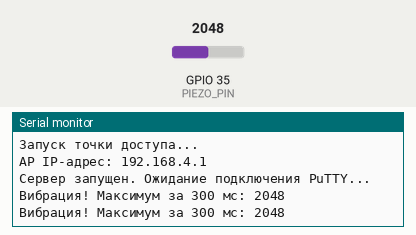
Bench run of a sketch on a simulated ESP32. Parts: the last lines printed to the serial monitor. The test bench sets the inputs (shaded band); at power-on: GPIO 35 (PIEZO_PIN) = 2048.

Above: at 1.2 s.
1.3 s: GPIO 35 (PIEZO_PIN) set to 3973
At 1.61 s:
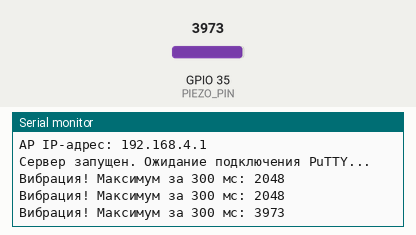
2.8 s: GPIO 35 (PIEZO_PIN) set to 4039
At 3.2 s:
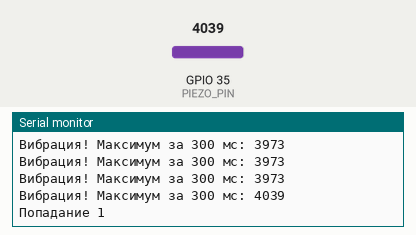
Timing chart, 0 to 5.8 s (numbered marks = the images above; inputs shaded):
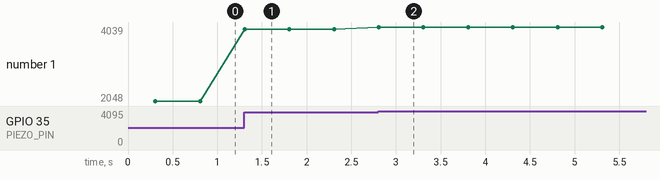

The sketch:

piezo.ino
```cpp
#include <WiFi.h>

// Определение пина и параметров замера
const int PIEZO_PIN = 35;
const unsigned long MEASUREMENT_WINDOW = 300;
const int TRIGGER_THRESHOLD = 50;

int target = 0;
String message_cnt = "";

// Настройки Wi-Fi точки доступа
const char *ssid = "Gong_Target_ESP32"; // Имя сети Wi-Fi
const char *password = "12345678";       // Пароль (минимум 8 символов)

// Настройка TCP-сервера на порту 23 (стандартный порт Telnet)
WiFiServer server(23);
WiFiClient client;

void setup() {
  Serial.begin(115200);
  // pinMode(PIEZO_PIN, INPUT);
  analogSetPinAttenuation(PIEZO_PIN, ADC_11db);
  // Настройка ESP32 как точки доступа
  Serial.println("Запуск точки доступа...");
  WiFi.softAP(ssid, password);

  // По умолчанию IP-адрес ESP32 в режиме AP: 192.168.4.1
  IPAddress IP = WiFi.softAPIP();
  Serial.print("AP IP-адрес: ");
  Serial.println(IP);

  // Запуск TCP-сервера
  server.begin();
  Serial.println("Сервер запущен. Ожидание подключения PuTTY...");
}

void loop() {
  // Проверяем, подключился ли новый клиент (PuTTY)
  if (!client || !client.connected()) {
    client = server.available();
    if (client) {
      Serial.println("PuTTY успешно подключен!");
      client.println("--- Соединение установлено. Ожидание попаданий ---");
    }
  }

  // Считываем текущее значение с датчика
  int currentValue = analogRead(PIEZO_PIN);

  // Если сигнал превысил порог, фиксируем начало удара
  if (currentValue > TRIGGER_THRESHOLD) {
    int maxValue = currentValue;
    unsigned long startTime = millis();

    // Цикл поиска максимума в течение 100 миллисекунд
    while (millis() - startTime < MEASUREMENT_WINDOW) {
      int sensorValue = analogRead(PIEZO_PIN);
      if (sensorValue > maxValue) {
        maxValue = sensorValue;
      }
    }

    // Формируем строку для отправки
    String message = "Вибрация! Максимум за 300 мс: " + String(maxValue);

    // Вывод в локальную консоль ESP32 (через USB)
    Serial.println(message);

    // Поверяем что есть попадание с силой более 2800
    if (maxValue > 4000) {
      target++;
      message_cnt = "Попадание " + String(target);
      Serial.println(message_cnt);
    }

    // Отправка данных на компьютер по Wi-Fi (в PuTTY)
    if (client && client.connected()) {
      client.println(message);
      if (message_cnt != "")
        client.println(message_cnt);
        message_cnt = "";
    }

    // Задержка для затухания вибрации
    delay(200);
  }
}
```

Measured:
- the behaviour switches between 4000 and 4001 on GPIO 35 (PIEZO_PIN) (found by bisection; images 1 and 2)
- after the input at 1.3 s, the serial monitor: prints a new line at once (image 1)
- after the input at 2.8 s, the serial monitor: prints a new line at once (image 2)
- plotted number 1: 2048 → 3973 after the input at 1.3 s, 3973 → 4039 after the input at 2.8 s
